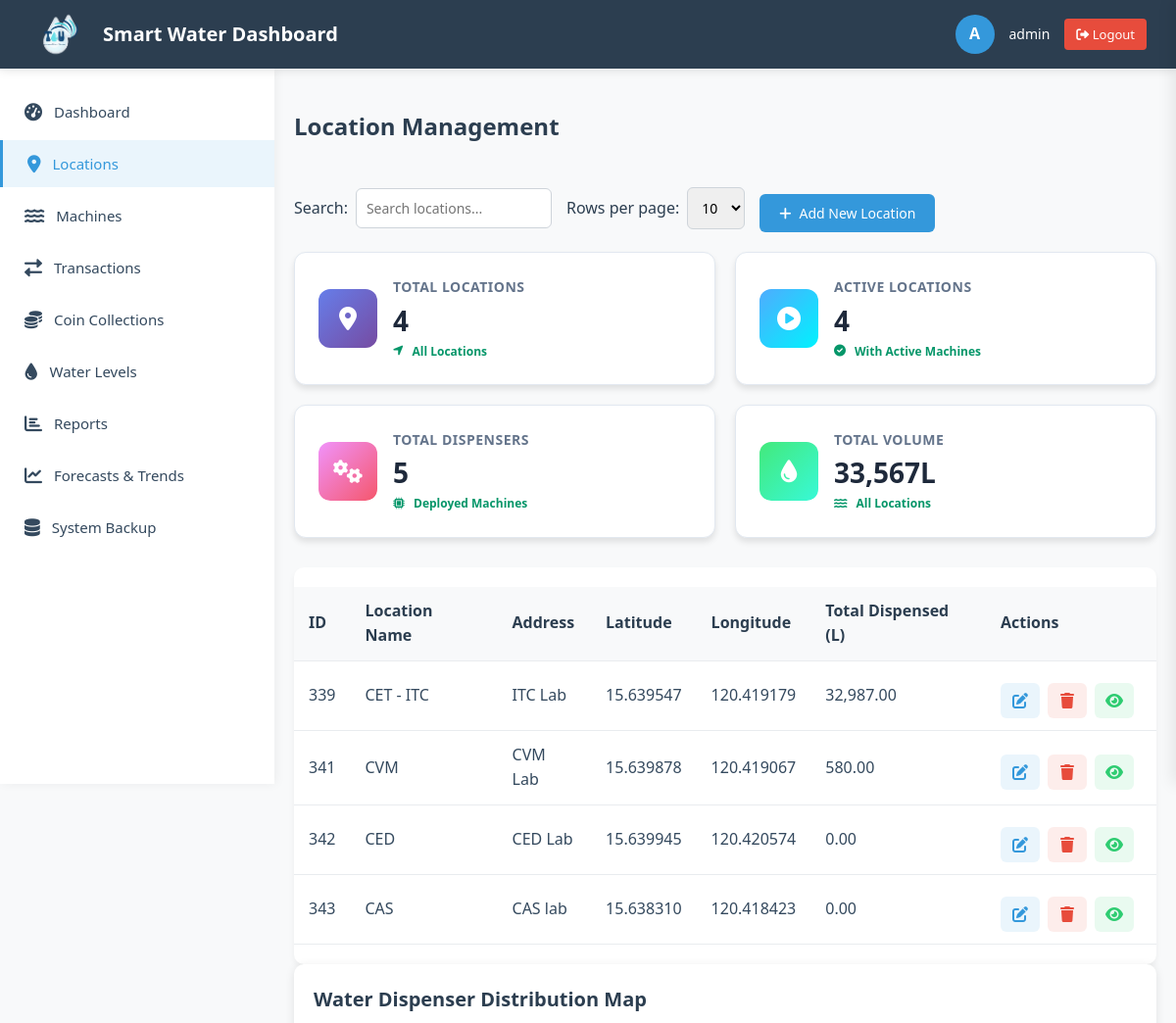
/locations.php (signed in, upper part), run on an earlier commit of the app's database.
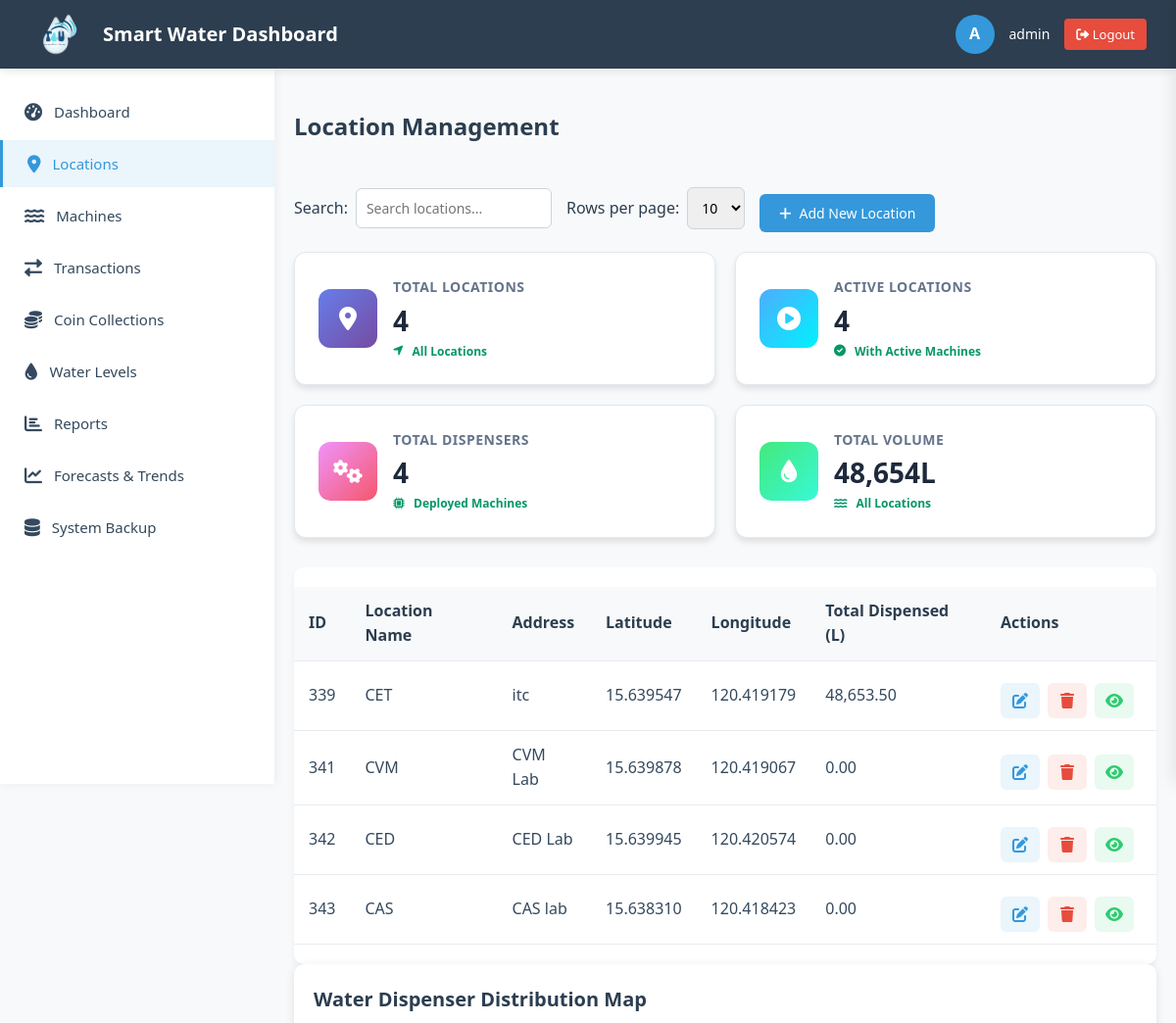
And on a later commit of the database.
### tables this page shows
CREATE TABLE `location` (
  `location_id` int(11) NOT NULL AUTO_INCREMENT,
  `location_name` varchar(100) NOT NULL,
  `address` text NOT NULL,
  `latitude` decimal(11,8) DEFAULT NULL,
  `longitude` decimal(11,8) DEFAULT NULL,
  PRIMARY KEY (`location_id`)
);

### locations.php (the view, shortened to what the changed rows need)
<?php
require_once 'includes/header.php';
$locations = $pdo->query("SELECT l.*, COUNT(dl.dispenser_id) as machine_count,
                          COALESCE(SUM(t.amount_dispensed), 0) as total_liters
                          FROM location l
                          LEFT JOIN dispenserlocation dl ON l.location_id = dl.location_id AND dl.Status = 1
                          LEFT JOIN transaction t ON dl.dispenser_id = t.dispenser_id
                          GROUP BY l.location_id")->fetchAll();
$total_dispensers = $pdo->query("SELECT COUNT(*) as total FROM dispenserlocation WHERE Status = 1")->fetch();
$total_volume = $pdo->query("SELECT COALESCE(SUM(amount_dispensed), 0) as total FROM transaction")->fetch();
?>
<link rel="stylesheet" href="assets/css/locations.css">
<div class="content-area">
    <div class="content-wrapper">
        <div class="content-header">
            <h1 class="content-title">Location Management</h1>
        </div>
        <div class="stats-grid">
            <div class="stat-card">
                <div class="stat-content">
                    <div class="stat-title">Total Dispensers</div>
                    <div class="stat-value"><?= $total_dispensers['total'] ?></div>
                    <div class="stat-change success">
                        <i class="fas fa-microchip"></i> Deployed Machines
                    </div>
                </div>
            </div>
            <div class="stat-card">
                <div class="stat-content">
                    <div class="stat-title">Total Volume</div>
                    <div class="stat-value"><?= number_format($total_volume['total'] ?? 0) ?>L</div>
                    <div class="stat-change success">
                        <i class="fas fa-water"></i> All Locations
                    </div>
                </div>
            </div>
        </div>
        <div class="table-container">
            <div class="table-wrapper">
                <table class="data-table" id="locationsTable">
                    <thead>
                        <tr>
                            <th>ID</th>
                            <th>Location Name</th>
                            <th>Address</th>
                            <th class="coord-col">Latitude</th>
                            <th class="coord-col">Longitude</th>
                            <th>Total Dispensed (L)</th>
                            <th>Actions</th>
                        </tr>
                    </thead>
                    <tbody>
                        <?php foreach($locations as $location): ?>
                        <tr>
                            <td><?php echo $location['location_id']; ?></td>
                            <td><?php echo htmlspecialchars($location['location_name']); ?></td>
                            <td><?php echo htmlspecialchars($location['address']); ?></td>
                            <td class="coord-col"><?php echo number_format($location['latitude'], 6); ?></td>
                            <td class="coord-col"><?php echo number_format($location['longitude'], 6); ?></td>
                            <td><?php echo number_format($location['total_liters'], 2); ?></td>
                            <td>
                                <div class="action-buttons">
                                    <button class="btn-action edit" onclick="showEditModal(
                                        <?= $location['location_id'] ?>,
                                        '<?= addslashes($location['location_name']) ?>',
                                        '<?= addslashes($location['address']) ?>',
                                        '<?= addslashes($location['latitude'] ?? '') ?>',
                                        '<?= addslashes($location['longitude'] ?? '') ?>'
                                    )">
                                        <i class="fas fa-edit"></i>
                                    </button>
                                    <button class="btn-action delete" onclick="showDeleteModal(<?= $location['location_id'] ?>)">
                                        <i class="fas fa-trash"></i>
                                    </button>
                                    <button class="btn-action view-machines" onclick="showMachinesModal(<?= $location['location_id'] ?>, '<?= addslashes($location['location_name']) ?>')">
                                        <i class="fas fa-eye"></i>
                                    </button>
                                </div>
                            </td>
                        </tr>
                        <?php endforeach; ?>
                    </tbody>
                </table>
            </div>
        </div>
        <div class="map-container">
            <h2>Water Dispenser Distribution Map</h2>
        </div>
    </div>
</div>
<link rel="stylesheet" href="https://unpkg.com/leaflet@1.9.4/dist/leaflet.css" />
<?php require_once 'includes/footer.php'; ?>

What changed in the data, as far as the page shows it:
changed location id 339: location_name "CET - ITC" → "CET"; address "ITC Lab" → "itc"; total_liters "32,987.00" → "48,653.50"
computed for location "CVM": total_liters "580.00" → "0.00"
Also different on the page:
$total_dispensers['total']: "5" → "4"
$total_volume['total']: "33,567" → "48,654"
